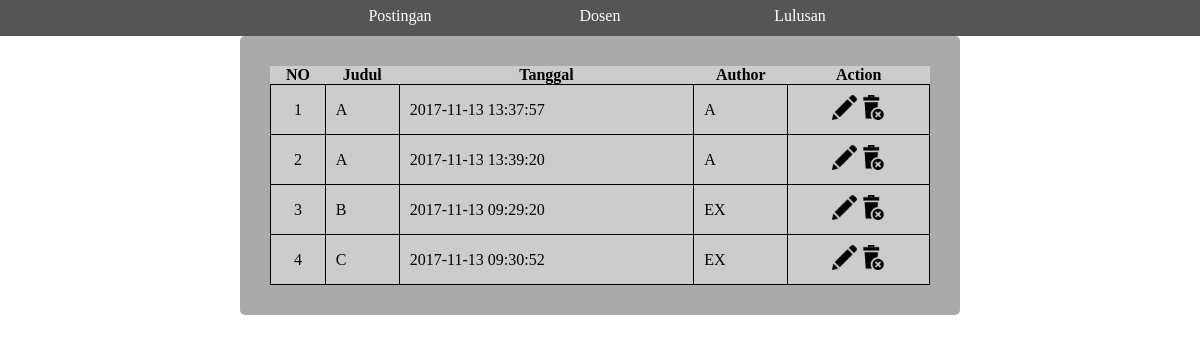
Before: /admin/ViewP.php with the older database file.
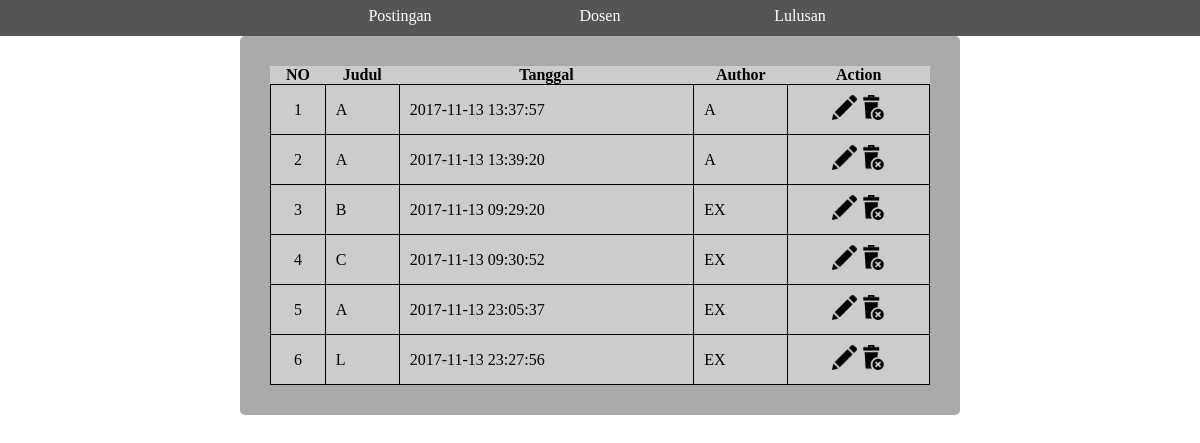
After: the same page with the newer database file.
### tables this page shows
CREATE TABLE `posting` (
  `ID` int(11) NOT NULL,
  `Judul` text NOT NULL,
  `Tanggal` timestamp NOT NULL DEFAULT CURRENT_TIMESTAMP,
  `Isi` text NOT NULL,
  `Author` text NOT NULL,
  `tag0` int(11) DEFAULT NULL,
  `tag1` int(11) DEFAULT NULL,
  `tag2` int(11) DEFAULT NULL,
  `tag3` int(11) DEFAULT NULL,
  `tag4` int(11) DEFAULT NULL,
  `tag5` int(11) DEFAULT NULL,
  `tag6` int(11) DEFAULT NULL,
  `tag7` int(11) DEFAULT NULL,
  `tag8` int(11) DEFAULT NULL
);

### admin/viewP.php (the view, shortened to what this page needs)
<!DOCTYPE html>
<html lang="en" xmlns="http://www.w3.org/1999/xhtml">
<head>
</head>
<body>
    <div class="admin-content-pos">
    <?php
	include '../database.php';
	$sql = "SELECT `ID`, `Judul`, `Tanggal`, `Author` FROM `posting`";
	$result = $conn->query($sql);
	$i=1;
	if ($result->num_rows > 0)
	{
        echo"<div class=\"admin-main-content\">";
        echo"    <table style=\"width:100%\">";
		echo"	<tr>";
		echo"		<th>NO</th>";
		echo"		<th>Judul</th>";
		echo"		<th>Tanggal</th>";
		echo"		<th>Author</th>";
		echo"		<th>Action</th>";
		echo"	</tr>";
		while($row = $result->fetch_assoc())
		{
			echo"<tr>";
			echo"	<td style=\"text-align:center;\">".$i."</td>";
			echo"	<td>".$row["Judul"]."</td>";
			echo"	<td>".$row["Tanggal"]."</td>";
			echo"	<td>".$row["Author"]."</td>";
			echo"	<td style=\"text-align:center;\">";
			echo"		<a href=\"editP.php?ID=".$row["ID"]."\"><img src=\"img/edit.png\" style=\"width:25px\"></a>";
			echo"		<a ><img src=\"img/delete.png\" style=\"width:25px;cursor: pointer;\" onclick=\"javascript:deleteP(".$row["ID"].")\"></a>";
			echo"	</td>";
			echo"</tr>";
			$i+=1;
		}
		echo"	</table>";
	}
	else{
		echo "<h1>No data found</h1>";
	}
	?>
        </div>
    </div>
</body>
</html>

### admin/css/adm-navbar.css (style rules this page uses)
.admin-top-box-wrapper { position: absolute; width: 100%; top : 0; height: auto; background-color: #555; z-index: 9; }
.admin-top-box-bar { position : relative; width : 600px; margin: auto; height: auto; list-style-type: none; padding: 0; color: white; }
.admin-top-box-bar li { float: left; width: 200px; transition: 0.2s; }
.admin-top-box-bar li a { width: 100%; display: inline-block; color: white; text-align: center; padding: 7px 0; font-family: 'Futura Md BT'; text-decoration: none; margin-bottom: 4px; }

### admin/css/adm-content.css (style rules this page uses)
.admin-content-pos { position: relative; width: 60%; max-width: 1200px; height: auto; margin: 0 auto; padding: 20px; }
.admin-main-content { margin-top: 16px; height: auto; padding: 30px; background-color: #aaa; border-radius: 5px; }
.admin-main-content table { width: 100%; border-collapse: collapse; background-color: #ccc; }
.admin-main-content table td { padding: 10px; border: 1px solid black; font-family: 'Futura Bk BT'; vertical-align: middle; }

Changed rows visible on the page:
added posting: Judul "A", Tanggal "2017-11-13 23:05:37", Author "EX"
added posting: Judul "L", Tanggal "2017-11-13 23:27:56", Author "EX"
